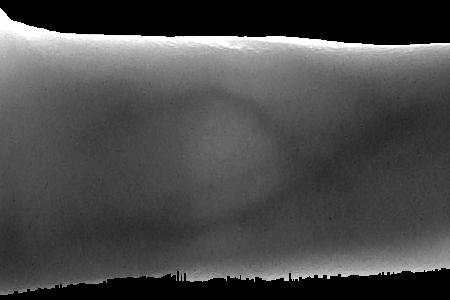
#> input picture FingerRegionExtraction/016_01.bmp, 450 x 300 px, found by its file name
$ python 3scdts-RFVR.py
#> lines starting #> are read from the running program, lines starting #| are printed output that depends on the picture; after the words box and inside, x2 and y2 are one past the last pixel; in counts of white or black regions, pixels touching at a corner belong together
### FingerRegionExtraction/kirsch.py
import os
import cv2 as cv
import matplotlib.pyplot as plt
import numpy as np


m1 = np.array([[5, 5, 5],
                [-3, 0, -3],
                [-3, -3, -3]])
m2 = np.array([[-3, 5, 5],
                [-3, 0, 5],
                [-3,-3,-3]])
m3 = np.array([[-3, -3, 5],
                [-3, 0, 5],
                [-3, -3, 5]])
m4 = np.array([[-3,-3,-3],
                [-3, 0, 5],
                [-3, 5, 5]])
m5 = np.array([[-3, -3, -3],
                [-3, 0, -3],
                [5, 5, 5]])
m6 = np.array([[-3, -3, -3],
                [5, 0, -3],
                [5, 5, -3]])
m7 = np.array([[5, -3, -3],
                [5, 0, -3],
                [5, -3, -3]])
m8 = np.array([[5, 5, -3],
                [5, 0, -3],
                [-3, -3, -3]])

filterlist = [m1, m2, m3, m4, m5, m6, m7, m8]

def kirsch_dectect(img, filters = (2, 6), range = 'separated'):

    img_gray = cv.cvtColor(img, cv.COLOR_BGR2GRAY)

    kernels = []

    if range == 'separated':
        kernels = [filterlist[filters[0]], filterlist[filters[1]]]
    elif range == 'sequence':
        kernels = filterlist[filters[0] : filters[1] + 1]

    filtered_list = np.zeros((8, img_gray.shape[0], img_gray.shape[1]))

    # print(filtered_list.shape)

    for k in kernels:
        out = cv.filter2D(src = img_gray, ddepth = -1, kernel = k)
        filtered_list[k] = out

    final = np.max(filtered_list, axis = 0)

    final[ np.where(final >= 255) ] = 255

    final[ np.where(final < 255) ] = 0

    return final

os.chdir("..")
main_data_dir = os.getcwd() + "\\ExampleImage"
img_path1 = main_data_dir + "\\016_01.bmp"
img_path2 = main_data_dir + "\\016_02.bmp"
img1 = cv.imread(img_path1)
#> img1 is the input picture: shape (300, 450, 3); min 0, max 255, mean 73.4
img2 = cv.imread(img_path2)
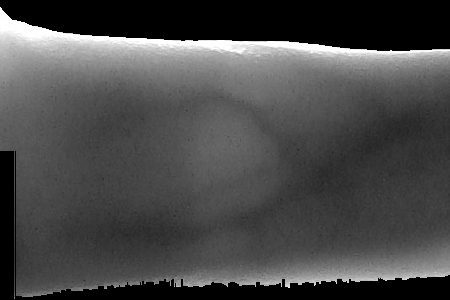
#> input picture FingerRegionExtraction/016_02.bmp, 450 x 300 px, found by its file name
#> img2 is the input picture: shape (300, 450, 3); min 0, max 255, mean 73.2

# img1 = cv.rotate(img1, cv.ROTATE_90_CLOCKWISE)
# img2 = cv.rotate(img2, cv.ROTATE_90_CLOCKWISE)

edge1 = kirsch_dectect(img1)
#> in kirsch_dectect, `final[ np.where(final < 255) ] = 0`:
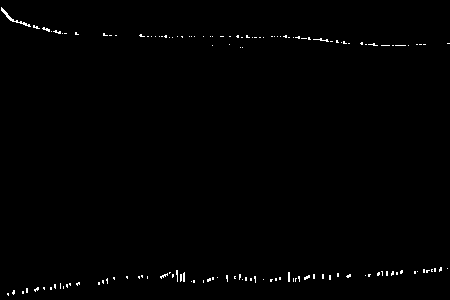
#> final: shape (300, 450) float64; 0.68% white in thin lines or dots
edge2 = kirsch_dectect(img2)
#> in kirsch_dectect (call 2), `final[ np.where(final < 255) ] = 0`: final: shape (300, 450) float64; 0.75% white in thin lines or dots

cv.imwrite("EdgeDetection/verkernel_{}".format(img_path1.split("\\")[-1]), edge1)
cv.imwrite("EdgeDetection/verkernel_{}".format(img_path2.split("\\")[-1]), edge2)

### FingerRegionExtraction/3scdts-RFVR.py
import os
import numpy as np
import cv2
from kirsch import kirsch_dectect


class scdts:
    def __init__(self, img_state = "vertical", distance = 9, sigmaColor = 75, sigmaSpace = 75):
        self.state = img_state
        self.distance = distance
        self.sigmaColor = sigmaColor
        self.sigmaSpace = sigmaSpace

    def bilateralFilter(self, img):
        return cv2.bilateralFilter(img, self.distance , self.sigmaColor , self.sigmaSpace)

    def img_separating(self, img):
        w, h = img.shape

        return (img[:w//2, :], img[w//2:, :])

    def extract(self, img, path = None):
#> called with path = 'FingerRegionExtraction\\016_01.bmp'
        rotated_img = None

        if self.state == "vertical":
            rotated_img = cv2.rotate(img, cv2.ROTATE_90_CLOCKWISE)

        img_gray = cv2.cvtColor(rotated_img, cv2.COLOR_BGR2GRAY)
#> img_gray: shape (450, 300)

        filter_img = self.bilateralFilter(rotated_img)

        bound_img = kirsch_dectect(img=filter_img, filters = (0, 4))
#> in kirsch_dectect (call 3), `final[ np.where(final < 255) ] = 0`: final: shape (450, 300) float64; 0.37% white in thin lines or dots, all inside (x1, y1, x2, y2) = (6, 17, 278, 450)

        w, h = bound_img.shape
#> w = 450; h = 300

        upper_bound, lower_bound = self.img_separating(bound_img)
#> upper_bound: shape (225, 300) float64; 0.29% white in thin lines or dots, all inside (x1, y1, x2, y2) = (6, 17, 278, 225)
#> lower_bound: shape (225, 300) float64; 0.45% white in thin lines or dots, all inside (x1, y1, x2, y2) = (17, 0, 265, 225)

        upper_img, lower_img = self.img_separating(img_gray)

        for x in range(h):
            upper_base = upper_bound[:, x]
            lower_base = lower_bound[:, x]

            max_upper = np.amax(upper_base)
            max_lower = np.amax(lower_base)

            upper_result = np.where(upper_base == max_upper)
            lower_result = np.where(lower_base == max_lower)

            _min = np.amin(lower_result)
            _max = np.amax(upper_result)

            upper_img[:_max, x] = 0
            # upper_img[_max+1:, x] = 0
            # lower_img[:_min, x] = 0
            lower_img[_min+1:, x] = 0
#> this loop made 300 passes
#> (max_upper, max_lower) on passes 1 to 3: (0, 0), (0, 0), (0, 0)

        combined_img = np.concatenate((upper_img, lower_img), axis = 0)

        # cv2.imshow("Results", combined_img)
        # cv2.waitKey(0)

        if path:
            cv2.imwrite(path, combined_img)

# os.chdir("..")
main_data_dir = os.getcwd() + "\\ExampleImage"
img_path1 = main_data_dir + "\\016_01.bmp"
img_path2 = main_data_dir + "\\016_02.bmp"
img1 = cv2.imread(img_path1)
img2 = cv2.imread(img_path2)

_scdts = scdts(distance = 9, sigmaColor=75, sigmaSpace=75)

_scdts.extract(img1, path = "FingerRegionExtraction\\{}".format(img_path1.split("\\")[-1]))
_scdts.extract(img2, path = "FingerRegionExtraction\\{}".format(img_path2.split("\\")[-1]))
#> call 2 of extract, with path = 'FingerRegionExtraction\\016_02.bmp'
#> in extract (call 2), `rotated_img = cv2.rotate(img, cv2.ROTATE_90_CLOCKWISE)`:
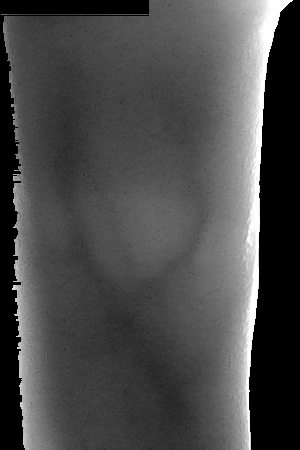
#> rotated_img: shape (450, 300, 3); min 0, max 255, mean 73.2
#> in kirsch_dectect (call 4), `final[ np.where(final < 255) ] = 0`: final: shape (450, 300) float64; 0.66% white in thin lines or dots, all inside (x1, y1, x2, y2) = (0, 13, 280, 433)
#> in extract (call 2), `upper_bound, lower_bound = self.img_separating(bound_img)`: upper_bound: shape (225, 300) float64; 0.99% white in thin lines or dots, all inside (x1, y1, x2, y2) = (0, 13, 280, 225)
#> in extract (call 2), `upper_bound, lower_bound = self.img_separating(bound_img)`: lower_bound: shape (225, 300) float64; 0.34% white in thin lines or dots, all inside (x1, y1, x2, y2) = (11, 0, 259, 208)
#> in extract (call 2), `upper_img, lower_img = self.img_separating(img_gray)`:
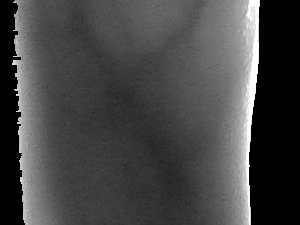
#> lower_img: shape (225, 300); min 0, max 255, mean 69.2
#> the loop in extract (call 2), `for x in range(h):` made 300 passes
#> (max_lower, upper_result) on passes 1 to 3: (0, ([13],)), (0, ([13],)), (0, ([13, 21],))
#> after the loop in extract (call 2), `for x in range(h):`:
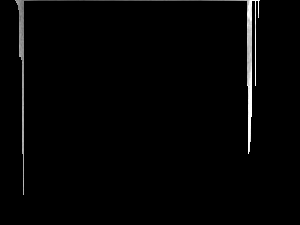
#> lower_img: shape (225, 300); min 0, max 255, mean 4.1
#> after the loop in extract (call 2), `for x in range(h):`:
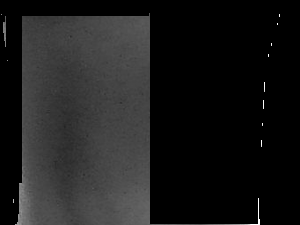
#> upper_img: shape (225, 300); min 0, max 255, mean 28.1
#> in extract (call 2), `combined_img = np.concatenate((upper_img, lower_img), axis = 0)`:
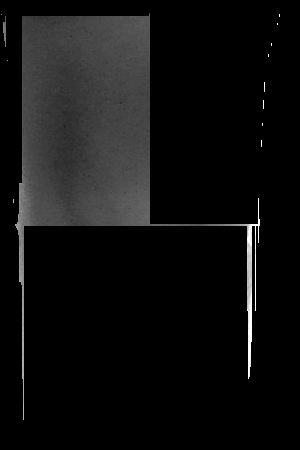
#> combined_img: shape (450, 300); min 0, max 255, mean 16.1
